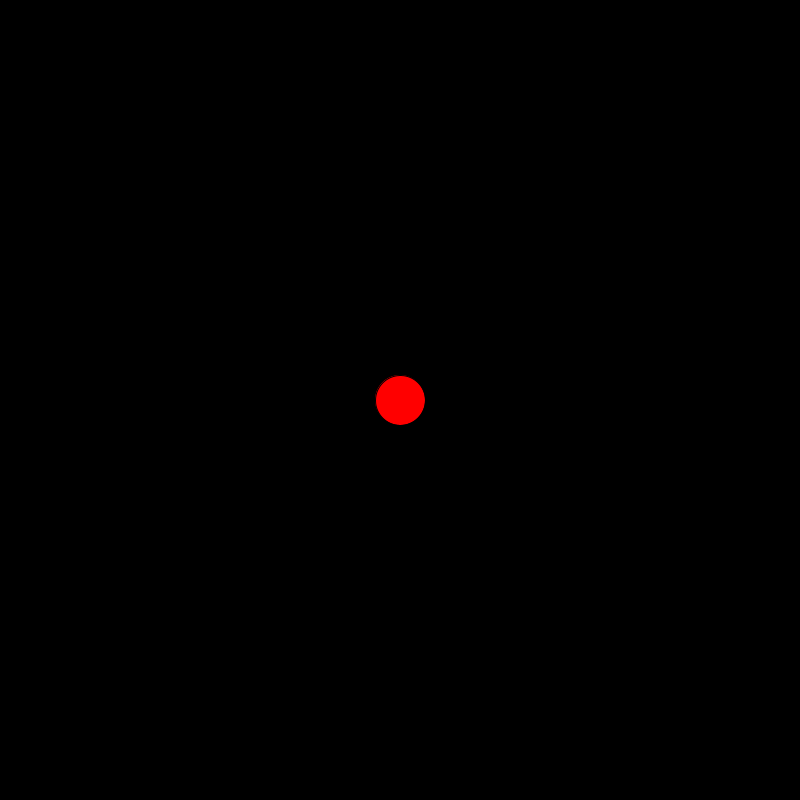
Frame 1 (no input)
Frame 60 (the mouse pressed at the canvas centre just before this capture): identical to frame 1, image omitted
Frame 120 (the mouse held since frame 60 and released just before this capture): identical to frame 1, image omitted

The Processing sketch that drew this single still picture (run headless with seeded random() and noise(); from frame 60 on, the mouse is pressed at the canvas centre):

// Processing sketch: move_dot_multiple_input
// ── move_dot_multiple_input.pde
boolean upPressed = false;
boolean downPressed = false;
boolean leftPressed = false;

boolean rightPressed = false;
int speed = 3;
int x = 400;
int y = 400;

void setup() {
  size(800, 800);
}

void draw() {
  background(0);
  fill(255,0,0);
   if (upPressed) {
    y += speed;;
  }
  
  if (downPressed) {
    y -= speed;
  }
  
  if (leftPressed) {
    x += speed;
  }
  
  if (rightPressed) {
    x -= speed;
  }
  ellipse(x,y,50,50);
}

void keyPressed() {
  if (keyCode == UP) {
    upPressed = true;
  }
  else if (keyCode == DOWN) {
    downPressed = true;
  }
  else if (keyCode == LEFT) {
    leftPressed = true;
  }
  else if (keyCode == RIGHT) {
    rightPressed = true;
  }
}

void keyReleased() {
  if (keyCode == UP) {
    upPressed = false;
  }
  else if (keyCode == DOWN) {
    downPressed = false;
  }
  else if (keyCode == LEFT) {
    leftPressed = false;
  }
  else if (keyCode == RIGHT) {
    rightPressed = false;
  }
}
